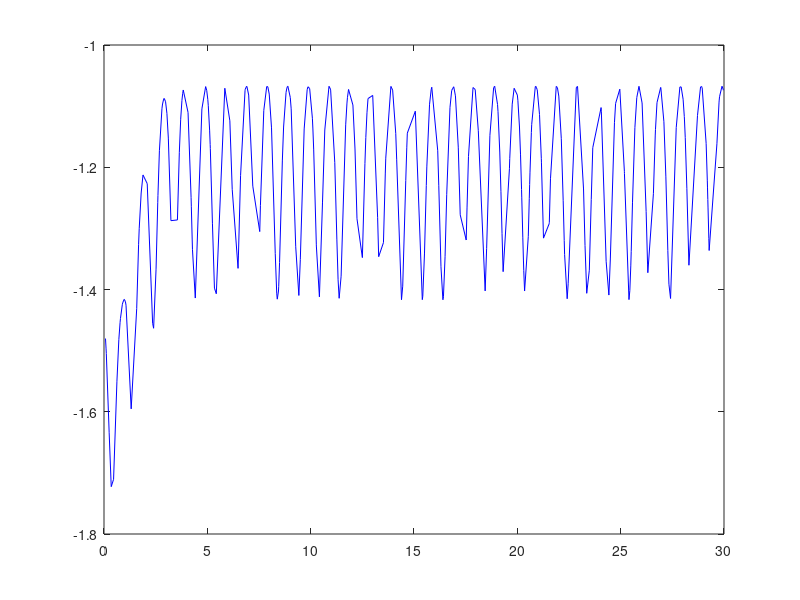

MATLAB code to generate this figure:
function [ff] = KernelP()

X = 30*rand(1,300);
X = sort(X');
[M,N] = size(X);
 
Y = 1*rand(1,1);
Y = Y';
 
w = randn(1,1);
 
%Plot kernel
f = @(z) chol(CovKernel(Y,z))' * w;
for i = 1:M
    ff(i) = f(X(i,:));
end
 
plot(X(1:end),ff(1:end),'-b');
%%
function K = CK(N_Time, M_Time)
K = (1+N_Time*M_Time')^3;
 
function K = CovKernel(N_Time, M_Time)
[N_m,N_n] = size(N_Time);
[M_m,M_n] = size(M_Time);
 
p1 = 1; %Theta
p2 = 1; %Tao
p3 = 1; %Sigma
p4 = 1; %Pha
p5 = 1; %Nan
p6 = 1; %Cathy
p7 = 1; %Delta
 
kerf = @(z)((p1^2)*exp(-2*(sin(pi*(z)/p2)).^2/(p3^2)) ...
           +(p1^2)*(p4^2)*exp(-(z).^2/(2*p5^2)) ...
           +(p6^2)*p7);
 
for i = 1:N_m
    for j = 1:M_m
        s = N_Time(i,:);
        t = M_Time(j,:);       
        K(i,j) = kerf(s-t);
    end
end
 
K = K + 0.00001*eye(N_m,M_m); %Avoid singular
